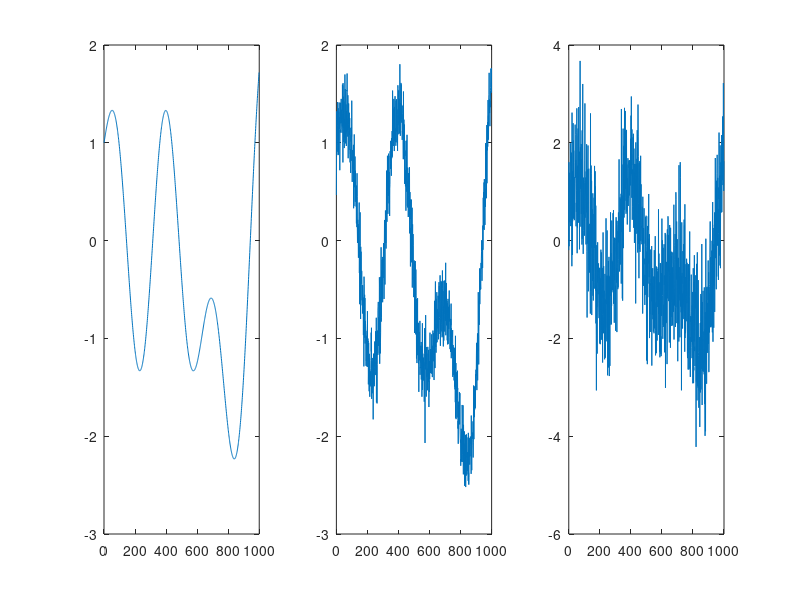

MATLAB code to generate this figure:
rng(1);
s1 = 0.2;
s2 = 0.8;
N = 1000;
t = 0:(N-1);
y = (sin(t/50)+cos(t/200)-sin(t/100))';

                  
w1 = randn(N,1)*s1;
w2 = randn(N,1)*s2;

figure;
subplot(1,3,1)
plot(t,y)

y1 = y+w1;                  
subplot(1,3,2)
plot(t,y1)

y2 = y+w2;                  
subplot(1,3,3)
plot(t,y2) 